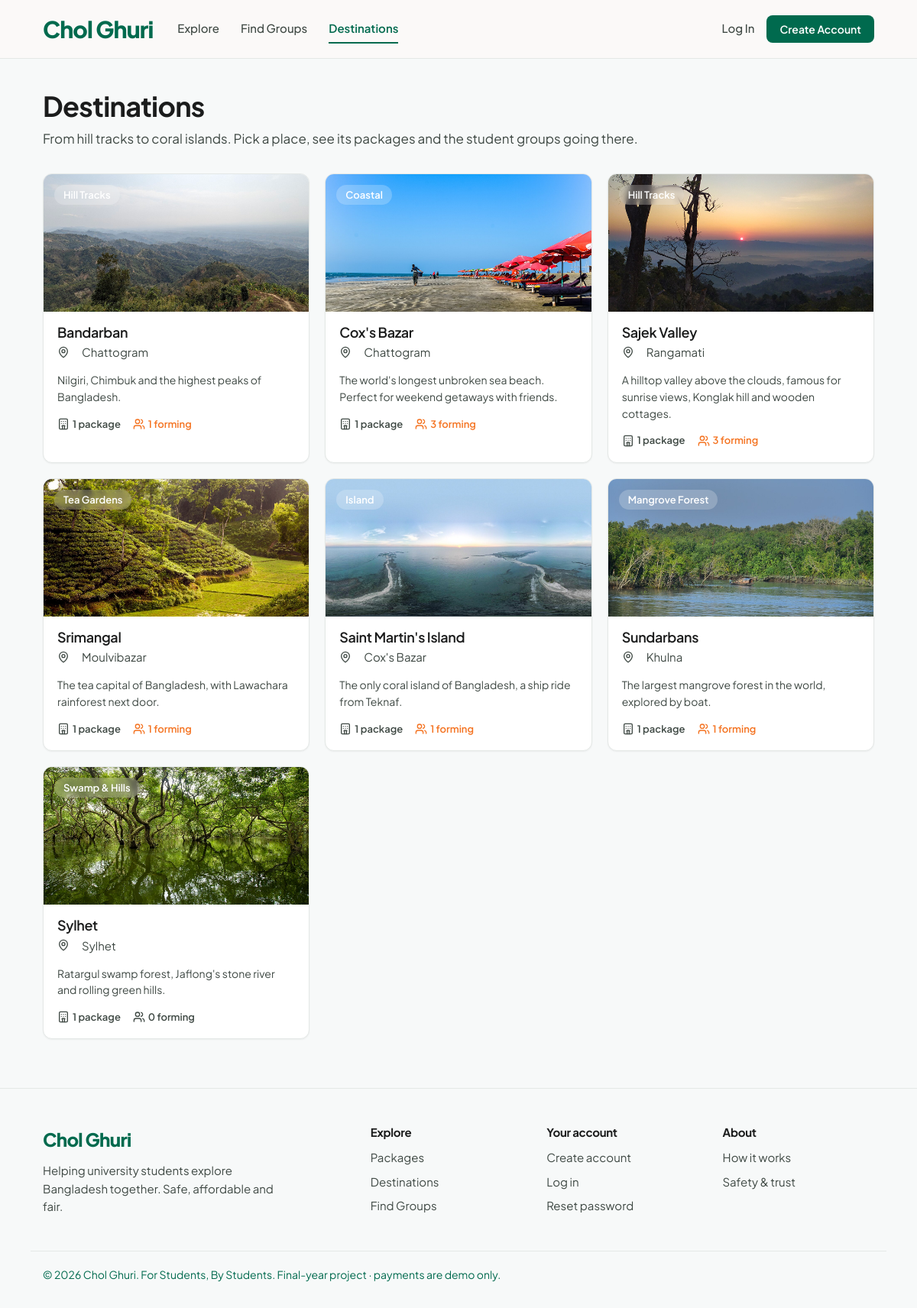
Page /destinations.php on the committed database.
### tables this page shows
CREATE TABLE destinations (
    id           INT AUTO_INCREMENT PRIMARY KEY,
    name         VARCHAR(100) NOT NULL,
    region       VARCHAR(100) NULL,
    label        VARCHAR(40)  NULL,                   
    description  TEXT         NULL,
    image        VARCHAR(255) NULL,
    is_featured  TINYINT(1)   NOT NULL DEFAULT 0
);

### includes/auth.php (called while the page is built, shortened)
<?php
function current_user(): ?array
{
    static $user = false;
    if ($user === false) {
        $user = null;
    }
    return $user;
}
function is_logged_in(): bool
{
    return current_user() !== null;
}
function try_remember_me_login(): void
{
    $cookie = $_COOKIE[REMEMBER_COOKIE] ?? '';
    if (!is_string($cookie) || !preg_match('/^(\d+):([a-f0-9]{64})$/', $cookie, $m)) {
        return;
    }
}

### config/env.php (called while the page is built, shortened)
<?php
function load_env_file(string $path): array
{
    $values = [];
    if (!is_file($path)) {
        return $values;
    }
    return $values;
}
function env(string $key, string $default = ''): string
{
    static $file = null;
    if ($file === null) {
        $file = load_env_file(__DIR__ . '/.env');
    }
    $real = getenv($key);
    if ($real !== false && $real !== '') {
        return $real;
    }
    return $file[$key] ?? $default;
}

### config/database.php (called while the page is built, shortened)
<?php
function db(): PDO
{
    static $pdo = null;
    if ($pdo === null) {
        $dsn = 'mysql:host=' . DB_HOST . ';dbname=' . DB_NAME . ';charset=' . DB_CHARSET;
        $options = [
            PDO::ATTR_ERRMODE            => PDO::ERRMODE_EXCEPTION,
            PDO::ATTR_DEFAULT_FETCH_MODE => PDO::FETCH_ASSOC,
            PDO::ATTR_EMULATE_PREPARES   => false,
        ];
        $pdo = new PDO($dsn, DB_USER, DB_PASS, $options);
        $pdo->exec("SET time_zone = '+06:00'");
    }
    return $pdo;
}

### includes/groups.php (called while the page is built, shortened)
<?php
function open_groups_where(): string
{
    return "g.status IN ('forming','full') AND g.start_date >= CURDATE()";
}

### destinations.php (the view, shortened to what this page needs)
<?php
$destinations = db()->query(
    "SELECT d.*,
            (SELECT COUNT(*) FROM packages p WHERE p.destination_id = d.id AND p.is_active = 1) AS package_count,
            (SELECT COUNT(*) FROM travel_groups g JOIN packages p ON p.id = g.package_id
              WHERE p.destination_id = d.id AND " . open_groups_where() . ") AS group_count
     FROM destinations d ORDER BY d.is_featured DESC, d.name"
)->fetchAll();
require_once __DIR__ . '/includes/header.php';
?>
<div class="container">
    <div class="page-head">
        <h1>Destinations</h1>
        <p>From hill tracks to coral islands. Pick a place, see its packages and the student groups going there.</p>
    </div>
    <div class="card-grid-3">
        <?php foreach ($destinations as $d): ?>
            <a class="dest-card" href="<?= url('destination.php?id=' . $d['id']) ?>">
                <div class="dest-card-img" style="background-image:url('<?= image_url($d['image']) ?>')">
                    <?php if ($d['label']): ?><span class="badge badge-glass"><?= e($d['label']) ?></span><?php endif; ?>
                </div>
                <div class="dest-card-body">
                    <h3><?= e($d['name']) ?></h3>
                    <p class="meta"><?= icon('map-pin', 'icon-sm') ?> <?= e($d['region']) ?></p>
                    <p class="text-small"><?= e($d['description']) ?></p>
                    <div class="dest-card-stats">
                        <span><?= icon('hotel', 'icon-sm') ?> <?= (int) $d['package_count'] ?> <?= (int) $d['package_count'] === 1 ? 'package' : 'packages' ?></span>
                        <span class="<?= $d['group_count'] ? 'text-accent' : '' ?>"><?= icon('users', 'icon-sm') ?> <?= (int) $d['group_count'] ?> forming</span>
                    </div>
                </div>
            </a>
        <?php endforeach; ?>
    </div>
</div>
<?php require_once __DIR__ . '/includes/footer.php'; ?>

### includes/header.php (shortened to what this page needs)
<?php
require_once __DIR__ . '/bootstrap.php';
$me         = current_user();
$activeNav  = $activeNav ?? basename($_SERVER['SCRIPT_NAME']);
$navItems = [
    'index.php'        => 'Explore',
    'groups.php'       => 'Find Groups',
    'destinations.php' => 'Destinations',
];
?>
<!DOCTYPE html>
<html lang="en">
<head>
    <link rel="stylesheet" href="<?= url('assets/css/style.css') ?>">
</head>
<body class="<?= e($bodyClass ?? '') ?>">
<header class="site-header">
    <div class="container nav">
        <a href="<?= url($me && $me['role'] === 'student' ? 'dashboard.php' : 'index.php') ?>" class="logo"><?= e(APP_NAME) ?></a>
        <div class="nav-menu">
            <nav class="nav-links" aria-label="Main">
                <?php foreach ($navItems as $file => $label): ?>
                    <a href="<?= url($file) ?>" class="<?= $activeNav === $file ? 'active' : '' ?>"><?= e($label) ?></a>
                <?php endforeach; ?>
            </nav>
            <div class="nav-actions">
                <?php if ($me): ?>
                    <?php if ($me['role'] === 'student'): ?>
                        <a href="<?= url('create-group.php') ?>" class="btn btn-accent btn-sm">Start a Trip</a>
                    <?php endif; ?>
                    <details class="user-menu">
                        <summary aria-label="Account menu">
                            <?= avatar($me['profile_photo'], $me['full_name'], 'sm') ?>
                            <?= icon('chevron-down', 'icon-sm') ?>
                        </summary>
                        <div class="user-menu-panel">
                            <div class="user-menu-head">
                                <strong><?= e($me['full_name']) ?></strong>
                                <span><?= e($me['email']) ?></span>
                            </div>
                            <?php if ($me['role'] === 'student'): ?>
                                <a href="<?= url('dashboard.php') ?>"><?= icon('layout-dashboard', 'icon-sm') ?> Dashboard</a>
                                <a href="<?= url('profile.php') ?>"><?= icon('user', 'icon-sm') ?> My Profile</a>
                                <a href="<?= url('my-trips.php') ?>"><?= icon('map', 'icon-sm') ?> My Trips</a>
                                <a href="<?= url('edit-profile.php') ?>"><?= icon('pencil', 'icon-sm') ?> Edit Profile</a>
                            <?php else: ?>
                                <a href="<?= url('admin/index.php') ?>"><?= icon('settings', 'icon-sm') ?> Admin Panel</a>
                            <?php endif; ?>
                            <a href="<?= url('change-password.php') ?>"><?= icon('key-round', 'icon-sm') ?> Change Password</a>
                            <form method="post" action="<?= url('logout.php') ?>">
                                <?= csrf_field() ?>
                                <button type="submit"><?= icon('log-out', 'icon-sm') ?> Log Out</button>
                            </form>
                        </div>
                    </details>
                <?php else: ?>
                    <a href="<?= url('login.php') ?>" class="nav-login <?= $activeNav === 'login.php' ? 'active' : '' ?>">Log In</a>
                    <a href="<?= url('register.php') ?>" class="btn btn-primary btn-sm">Create Account</a>
                <?php endif; ?>
            </div>
        </div>
    </div>
</header>
<main class="site-main">

### includes/functions.php (shortened to what this page needs)
<?php
function e(?string $text): string
{
    return htmlspecialchars($text ?? '', ENT_QUOTES, 'UTF-8');
}
function url(string $path = ''): string
{
    return BASE_URL . '/' . ltrim($path, '/');
}
function image_url(?string $file): string
{
    $file = basename((string) $file);
    if ($file !== '' && is_file(__DIR__ . '/../assets/images/destinations/' . $file)) {
        return url('assets/images/destinations/' . rawurlencode($file));
    }
    return url('assets/images/destinations/sajek.jpg');
}
function icon(string $name, string $class = ''): string
{
    static $cache = [];
    if (!isset($cache[$name])) {
        $file = __DIR__ . '/../assets/icons/' . basename($name) . '.svg';
        $svg  = is_file($file) ? file_get_contents($file) : '';
        $svg  = trim(preg_replace('//s', '', $svg));
        $svg  = preg_replace_callback('/^<svg[^>]*>/', function ($m) {
            return preg_replace('/\s(width|height|class)="[^"]*"/', '', $m[0]);
        }, $svg);
        $cache[$name] = $svg;
    }
    $classes = trim('icon ' . $class);
    return str_replace('<svg', '<svg class="' . e($classes) . '" aria-hidden="true"', $cache[$name]);
}

### includes/footer.php (shortened to what this page needs)
</main>
<footer class="site-footer">
    <div class="container footer-grid">
        <div class="footer-brand">
            <a href="<?= url('index.php') ?>" class="logo logo-sm"><?= e(APP_NAME) ?></a>
            <p>Helping university students explore Bangladesh together. Safe, affordable and fair.</p>
        </div>
        <div>
            <h4>Explore</h4>
            <a href="<?= url('packages.php') ?>">Packages</a>
            <a href="<?= url('destinations.php') ?>">Destinations</a>
            <a href="<?= url('groups.php') ?>">Find Groups</a>
        </div>
        <div>
            <h4>Your account</h4>
            <?php if (is_logged_in()): ?>
                <a href="<?= url('dashboard.php') ?>">Dashboard</a>
                <a href="<?= url('my-trips.php') ?>">My Trips</a>
            <?php else: ?>
                <a href="<?= url('register.php') ?>">Create account</a>
                <a href="<?= url('login.php') ?>">Log in</a>
            <?php endif; ?>
            <a href="<?= url('forgot-password.php') ?>">Reset password</a>
        </div>
        <div>
            <h4>About</h4>
            <a href="<?= url('index.php#how-it-works') ?>">How it works</a>
            <a href="<?= url('index.php#trust') ?>">Safety &amp; trust</a>
        </div>
    </div>
    <div class="container footer-bottom">
        &copy; <?= date('Y') ?> <?= e(APP_NAME) ?>. For Students, By Students. Final-year project &middot; payments are demo only.
    </div>
</footer>
</body>
</html>

### rows in the picture
destinations: image (picture), label "Hill Tracks", name "Bandarban", region "Chattogram", description "Nilgiri, Chimbuk and the highest peaks of Bangladesh.", package_count "1", group_count "1"
destinations: image (picture), label "Coastal", name "Cox's Bazar", region "Chattogram", description "The world's longest unbroken sea beach. Perfect for weekend getaways with friends.", package_count "1", group_count "3"
destinations: image (picture), label "Hill Tracks", name "Sajek Valley", region "Rangamati", description "A hilltop valley above the clouds, famous for sunrise views, Konglak hill and wooden cottages.", package_count "1", group_count "3"
destinations: image (picture), label "Tea Gardens", name "Srimangal", region "Moulvibazar", description "The tea capital of Bangladesh, with Lawachara rainforest next door.", package_count "1", group_count "1"
destinations: image (picture), label "Island", name "Saint Martin's Island", region "Cox's Bazar", description "The only coral island of Bangladesh, a ship ride from Teknaf.", package_count "1", group_count "1"
destinations: image (picture), label "Mangrove Forest", name "Sundarbans", region "Khulna", description "The largest mangrove forest in the world, explored by boat.", package_count "1", group_count "1"
destinations: image (picture), label "Swamp & Hills", name "Sylhet", region "Sylhet", description "Ratargul swamp forest, Jaflong's stone river and rolling green hills.", package_count "1", group_count "0"

### other values in the picture
APP_NAME "Chol Ghuri"
$label "Explore"
$label "Find Groups"
$label "Destinations"
